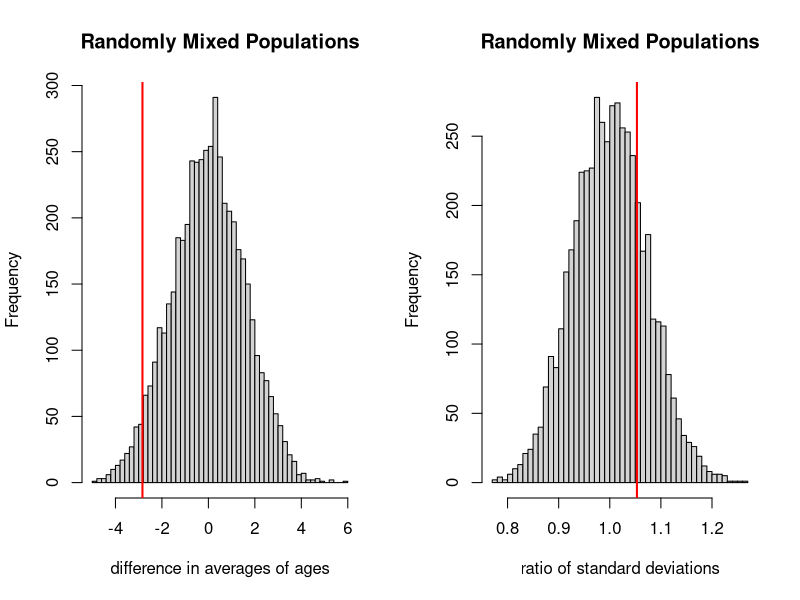

Reproduce this figure in R.
## ---- chunk 1
mixRandomly <- function(pop) {
  pop1 <- pop$pop1
  n_pop1 <- nrow(pop1)
  pop2 <- pop$pop2
  n_pop2 <- nrow(pop2)
  mix <- rbind(pop1, pop2)
  select4pop1 <- sample(1:(n_pop1 + n_pop2), n_pop1, replace = FALSE)
  new_pop1 <- mix[select4pop1, ]
  new_pop2 <- mix[-select4pop1, ]
  list(pop1 = new_pop1, pop2 = new_pop2)
}
## ---- chunk 2
getAveDiffsFn <- function(variate) {
  function(pop) {
    mean(pop$pop1[, variate]) - mean(pop$pop2[, variate])
  }
}
getSDRatioFn <- function(variate) {
  function(pop) {
    sd(pop$pop1[, variate])/sd(pop$pop2[, variate])
  }
}
## ---- chunk 3
library(carData)
data(TitanicSurvival)
Titanic = na.omit(TitanicSurvival)
Titanic$survived1 = as.numeric(Titanic$survived == "yes")
## ---- chunk 4
Titanic = Titanic[Titanic$survived == "yes",]
pop <- list(pop1 = subset(Titanic, Titanic$sex == "male"), pop2 = subset(Titanic, Titanic$sex=="female"))
## ---- chunk 5
# The difference in average age of the subpopulations
diffAveAge <- getAveDiffsFn("age")
# The ratio of the standard deviations between the subpopulations 
ratioSDAge <- getSDRatioFn("age")
round(c(diffAveAge(pop), ratioSDAge(pop)),3)
## ---- chunk 6
set.seed(341)
mixedPop <- mixRandomly(pop)
diffAge <- sapply(1:5000, FUN = function(...) {
  diffAveAge(mixRandomly(pop))
})
round(c(diffAveAge(mixedPop), ratioSDAge(mixedPop)), 3)
## ---- chunk 7
sum(abs(diffAge) >= abs(diffAveAge(pop))) / length(diffAge)
## ---- chunk 8
plot.margin = c(1,1,1,1)
par(mfrow = c(1,2))
set.seed(341)
agepair <- sapply(1:5000, FUN = function(...) {
  tmixpop = mixRandomly(pop)
  c(diffAveAge(tmixpop), ratioSDAge(tmixpop))
})
hist(agepair[1,], breaks = "FD", main = "Randomly Mixed Populations", xlab = "difference in averages of ages", col = "lightgrey")
abline(v = diffAveAge(pop), col = "red", lwd = 2)
hist(agepair[2,], breaks = "FD", main = "Randomly Mixed Populations", xlab = "ratio of standard deviations",col = "lightgrey")
abline(v = ratioSDAge(pop), col = "red", lwd = 2)
